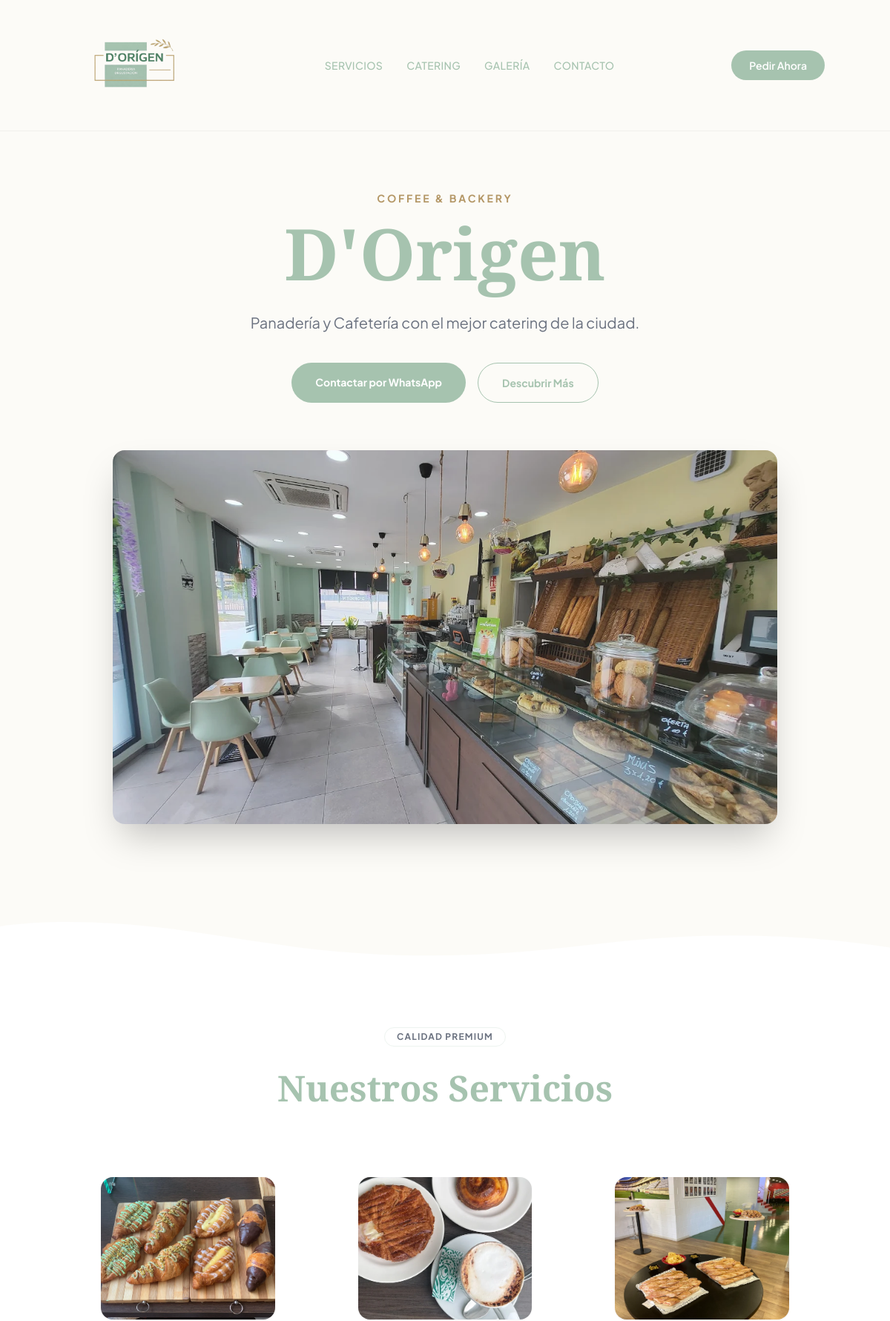
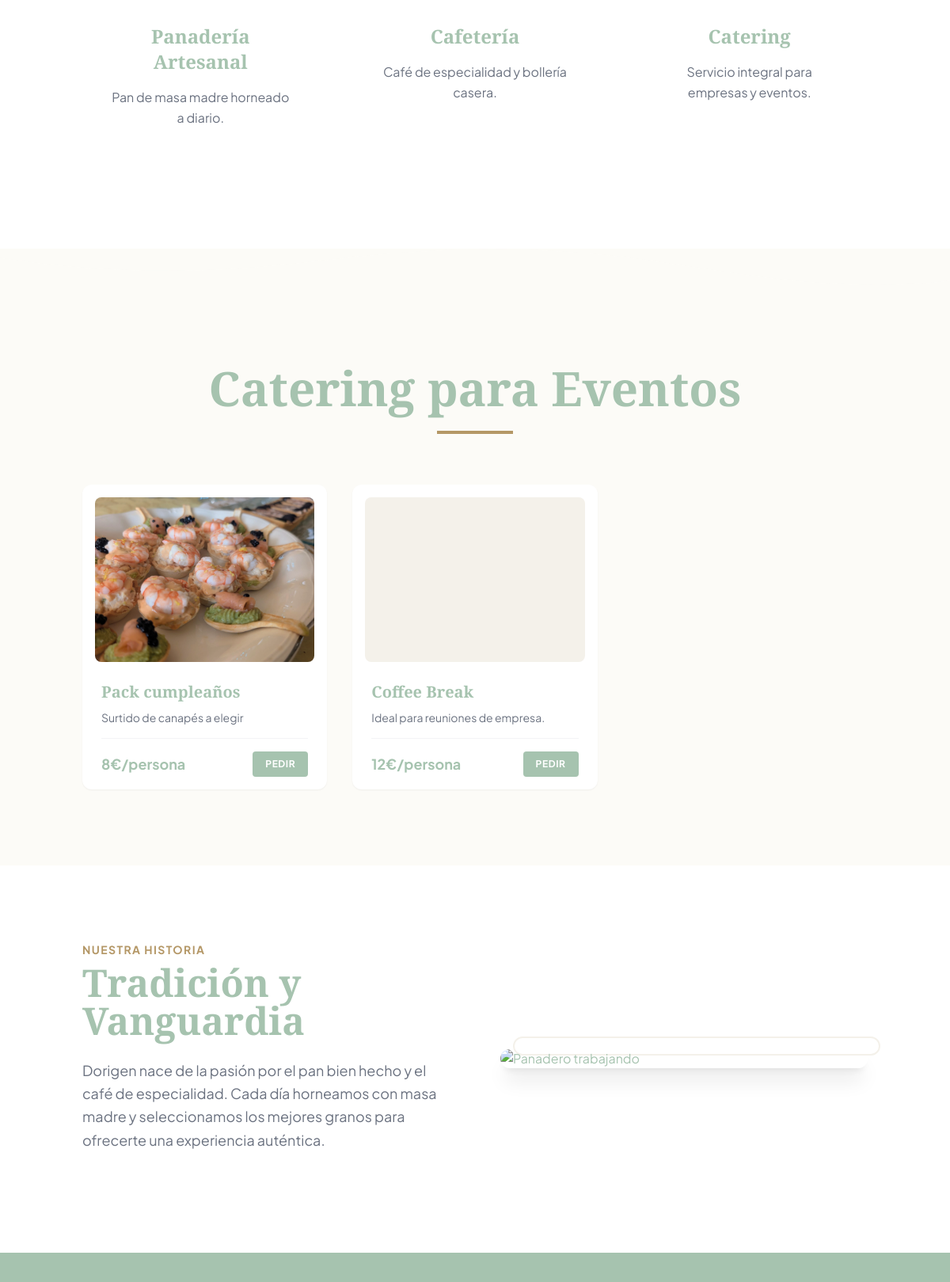
The page / (upper part) on the database its author committed (2 pictures, top to bottom).
### core/models.py (models this page shows, shortened)
class SingletonModel(models.Model):
    class Meta:
        abstract = True
    @classmethod
    def load(cls):
        obj, created = cls.objects.get_or_create(pk=1)
        return obj

class HomeContent(SingletonModel):
    hero_title = models.CharField(max_length=200, verbose_name="Titular Hero")
    hero_subtitle = models.TextField(verbose_name="Subtítulo Hero")
    cta_text = models.CharField(max_length=50, default="Contactar por WhatsApp", verbose_name="Texto Botón CTA")
    services_title = models.CharField(max_length=100, default="Nuestros Servicios", verbose_name="Título Servicios")
    catering_title = models.CharField(max_length=100, default="Catering para Eventos", verbose_name="Título Catering")
    gallery_title = models.CharField(max_length=100, default="Galería", verbose_name="Título Galería")
    class Meta:
        verbose_name = "Contenido Home"
        verbose_name_plural = "Contenido Home"

class Service(models.Model):
    name = models.CharField(max_length=100, verbose_name="Nombre")
    description = models.TextField(verbose_name="Descripción")
    image = models.ImageField(upload_to='services/', verbose_name="Imagen")
    order = models.PositiveIntegerField(default=0, verbose_name="Orden")
    class Meta:
        ordering = ['order']
        verbose_name = "Servicio"
        verbose_name_plural = "Servicios"

class CateringPack(models.Model):
    title = models.CharField(max_length=100, verbose_name="Título")
    description = models.TextField(verbose_name="Descripción")
    price_from = models.CharField(max_length=50, verbose_name="Precio desde")
    image = models.ImageField(upload_to='catering/', verbose_name="Imagen")
    order = models.PositiveIntegerField(default=0, verbose_name="Orden")
    class Meta:
        ordering = ['order']
        verbose_name = "Pack Catering"
        verbose_name_plural = "Packs Catering"

### core/views.py (the view)
def home(request):
    try:
        content = HomeContent.load()
    except:
        content = None
    services = Service.objects.all()
    catering_packs = CateringPack.objects.all()
    gallery_images = GalleryImage.objects.all()
    context = {
        'content': content,
        'services': services,
        'catering_packs': catering_packs,
        'gallery_images': gallery_images,
    }
    return render(request, 'core/home.html', context)

### core/context_processors.py (called while the page is built)
def site_config(request):
    try:
        return {'site_config': SiteConfig.load()}
    except Exception:
        return {'site_config': None}

### core/templates/core/home.html (shortened to what this page needs)
{% extends 'core/base.html' %}
{% block content %}
<section class="relative pt-20 pb-32 overflow-hidden bg-brand-cream">
    <div class="container mx-auto px-4 text-center relative z-10">
        {% if content %}
        <span class="text-brand-accent uppercase tracking-[0.2em] text-sm font-bold mb-4 block">Coffee & Backery</span>
        <h1 class="text-6xl md:text-8xl font-serif font-bold mb-8 text-brand-black leading-tight">{{ content.hero_title }}</h1>
        <p class="text-lg md:text-xl text-gray-500 mb-10 max-w-2xl mx-auto leading-relaxed">{{ content.hero_subtitle }}</p>
        <div class="flex flex-col md:flex-row gap-4 justify-center">
            {% if site_config %}
            <a href="https://wa.me/{{ site_config.whatsapp }}?text={{ site_config.whatsapp_message|urlencode }}" target="_blank" class="bg-brand-black text-white px-8 py-4 rounded-full text-sm font-bold hover:bg-brand-dark transition transform hover:-translate-y-1">
                {{ content.cta_text }}
            </a>
            {% endif %}
            <a href="#services" class="bg-transparent border border-brand-black text-brand-black px-8 py-4 rounded-full text-sm font-bold hover:bg-brand-black hover:text-white transition transform hover:-translate-y-1">
                Descubrir Más
            </a>
        </div>
        {% else %}
        <h1 class="text-6xl md:text-8xl font-serif font-bold mb-6 text-brand-black">Delights</h1>
        {% endif %}
        <div class="mt-16 relative max-w-4xl mx-auto">
             <div class="aspect-[16/9] bg-brand-beige rounded-2xl overflow-hidden shadow-2xl">
                 <img src="media/local-1.webp" alt="Pan Artesanal" class="w-full h-full object-cover opacity-90 hover:scale-105 transition duration-700">
             </div>
        </div>
    </div>
</section>
<div class="w-full overflow-hidden leading-none rotate-180">
</div>
<section id="services" class="py-24 bg-white">
    <div class="container mx-auto px-4 text-center">
        <div class="flex justify-center mb-8">
            <span class="border rounded-full px-4 py-1 text-xs font-bold uppercase tracking-widest border-brand-black/20 text-gray-500">Calidad Premium</span>
        </div>
        <h2 class="text-4xl md:text-5xl font-serif font-bold mb-16 text-brand-black">
            {% if content %}{{ content.services_title }}{% else %}Why Choose Us{% endif %}
        </h2>
        <div class="grid md:grid-cols-3 gap-12 max-w-6xl mx-auto">
            {% for service in services %}
            <div class="group p-8 rounded-3xl hover:bg-brand-cream transition duration-500">
                <div class="h-48 overflow-hidden rounded-2xl mb-8 shadow-sm">
                    {% if service.image %}
                    <img src="{{ service.image.url }}" alt="{{ service.name }}" class="w-full h-full object-cover group-hover:scale-110 transition duration-700">
                    {% endif %}
                </div>
                <h3 class="text-2xl font-serif font-bold mb-4 text-brand-black">{{ service.name }}</h3>
                <p class="text-gray-500 leading-relaxed mb-6">{{ service.description }}</p>
            </div>
            {% endfor %}
        </div>
    </div>
</section>
<div class="w-full overflow-hidden leading-none">
</div>
<section id="catering" class="py-24 bg-brand-cream">
    <div class="container mx-auto px-4 text-center">
        <h2 class="text-4xl md:text-6xl font-serif font-bold mb-6 text-brand-black leading-tight max-w-3xl mx-auto">
            {% if content %}{{ content.catering_title }}{% else %}Indulge In Culinary Excellence{% endif %}
        </h2>
        <div class="w-24 h-1 bg-brand-accent mx-auto mb-16"></div>
        <div class="grid md:grid-cols-2 lg:grid-cols-3 gap-8">
            {% for pack in catering_packs %}
            <div class="bg-white rounded-xl p-4 shadow-sm hover:shadow-xl transition duration-300 text-left group">
                <div class="bg-brand-beige rounded-lg overflow-hidden mb-6 aspect-[4/3] relative">
                    {% if pack.image %}
                    <img src="{{ pack.image.url }}" alt="{{ pack.title }}" class="w-full h-full object-cover mix-blend-multiply group-hover:scale-110 transition duration-500">
                    {% endif %}
                </div>
                <div class="px-2">
                    <h3 class="text-xl font-bold mb-2 text-brand-black font-serif">{{ pack.title }}</h3>
                    <p class="text-gray-500 text-sm mb-4 line-clamp-2">{{ pack.description }}</p>
                    <div class="flex justify-between items-center border-t border-gray-100 pt-4 mt-4">
                        <span class="font-bold text-lg text-brand-black">{{ pack.price_from }}</span>
                        <a href="https://wa.me/{{ site_config.whatsapp }}?text=Me interesa el pack de catering: {{ pack.title }}" target="_blank" class="bg-brand-black text-white px-4 py-2 text-xs font-bold uppercase tracking-wider rounded hover:bg-brand-accent transition">
                            Pedir
                        </a>
                    </div>
                </div>
            </div>
            {% endfor %}
        </div>
    </div>
</section>
<section class="py-24 bg-white overflow-hidden">
    <div class="container mx-auto px-4">
        <div class="flex flex-col md:flex-row items-center gap-16">
            <div class="md:w-1/2">
                <span class="text-brand-accent font-bold tracking-widest uppercase text-sm mb-2 block">Nuestra Historia</span>
                <h2 class="text-4xl md:text-5xl font-serif font-bold mb-6 text-brand-black">Tradición y Vanguardia</h2>
                <p class="text-gray-500 text-lg leading-relaxed mb-8">
                    Dorigen nace de la pasión por el pan bien hecho y el café de especialidad. Cada día horneamos con masa madre y seleccionamos los mejores granos para ofrecerte una experiencia auténtica.
                </p>
            </div>
            <div class="md:w-1/2 relative">
                <div class="absolute -top-4 -right-4 w-full h-full border-2 border-brand-beige rounded-2xl z-0"></div>
                <img src="https://images.unsplash.com/photo-1555507036-ab1f4038808a?q=80&w=2626&auto=format&fit=crop" alt="Panadero trabajando" class="rounded-2xl shadow-xl relative z-10 w-full">
            </div>
        </div>
    </div>
</section>
<section id="gallery" class="py-24 bg-brand-black text-white">
</section>
{% endblock %}

### core/templates/core/base.html (shortened to what this page needs)
{% load static %}
<!DOCTYPE html>
<html lang="es" class="scroll-smooth">
<head>
    <script src="https://cdn.tailwindcss.com"></script>
</head>
<body class="bg-brand-cream text-brand-black font-sans flex flex-col min-h-screen">
    <nav class="bg-brand-cream py-6 px-4 sticky top-0 z-50 border-b border-brand-dark/5">
        <div class="container mx-auto flex justify-between items-center">
            <a href="{% url 'home' %}" class="block w-48 hover:opacity-90 transition-opacity">
                <img src="{% static 'img/logo.png' %}" alt="Dorigen" class="w-full h-auto">
            </a>
            <div class="hidden md:flex items-center space-x-8 text-sm font-medium tracking-wide uppercase">
                <a href="#services" class="hover:text-brand-accent transition">Servicios</a>
                <a href="#catering" class="hover:text-brand-accent transition">Catering</a>
                <a href="#gallery" class="hover:text-brand-accent transition">Galería</a>
                <a href="#contact" class="hover:text-brand-accent transition">Contacto</a>
            </div>
            <div class="flex items-center gap-4">
                {% if site_config %}
                <a href="https://wa.me/{{ site_config.whatsapp }}?text={{ site_config.whatsapp_message|urlencode }}" target="_blank" class="hidden md:flex bg-brand-black text-white px-6 py-2.5 rounded-full text-sm font-semibold hover:bg-brand-accent transition items-center gap-2">
                    <span>Pedir Ahora</span>
                </a>
                {% endif %}
            </div>
        </div>
    </nav>
    <main class="flex-grow">
        {% block content %}
        {% endblock %}
    </main>
</body>
</html>

### core/templates/core/base.html (style rules this page uses)
.font-serif { font-family: 'Playfair Display', serif; }
.font-sans { font-family: 'Plus Jakarta Sans', sans-serif; }

### rows shown on the page
HomeContent: hero_title "D'Origen", hero_subtitle "Panadería y Cafetería con el mejor catering de la ciudad.", cta_text "Contactar por WhatsApp", services_title "Nuestros Servicios", catering_title "Catering para Eventos"
Service: image (picture), name "Panadería Artesanal", description "Pan de masa madre horneado a diario."
Service: image (picture), name "Cafetería", description "Café de especialidad y bollería casera."
Service: image (picture), name "Catering", description "Servicio integral para empresas y eventos."
CateringPack: image (picture), title "Pack cumpleaños", description "Surtido de canapés a elegir", price_from "8€/persona"
CateringPack: title "Coffee Break", description "Ideal para reuniones de empresa.", price_from "12€/persona"
